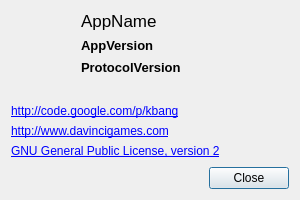
<?xml version="1.0" encoding="UTF-8"?>
<ui version="4.0">
 <class>AboutDialog</class>
 <widget class="QDialog" name="AboutDialog">
  <property name="geometry">
   <rect>
    <x>0</x>
    <y>0</y>
    <width>300</width>
    <height>200</height>
   </rect>
  </property>
  <property name="sizePolicy">
   <sizepolicy hsizetype="Fixed" vsizetype="Fixed">
    <horstretch>0</horstretch>
    <verstretch>0</verstretch>
   </sizepolicy>
  </property>
  <property name="minimumSize">
   <size>
    <width>300</width>
    <height>200</height>
   </size>
  </property>
  <property name="maximumSize">
   <size>
    <width>300</width>
    <height>200</height>
   </size>
  </property>
  <property name="windowTitle">
   <string>About  KBang Client</string>
  </property>
  <layout class="QVBoxLayout" name="verticalLayout_3">
   <item>
    <layout class="QHBoxLayout" name="horizontalLayout">
     <item>
      <widget class="QLabel" name="labelIcon">
       <property name="minimumSize">
        <size>
         <width>64</width>
         <height>64</height>
        </size>
       </property>
       <property name="maximumSize">
        <size>
         <width>64</width>
         <height>64</height>
        </size>
       </property>
       <property name="baseSize">
        <size>
         <width>128</width>
         <height>128</height>
        </size>
       </property>
       <property name="text">
        <string/>
       </property>
      </widget>
     </item>
     <item>
      <layout class="QVBoxLayout" name="verticalLayout">
       <item>
        <widget class="QLabel" name="labelAppName">
         <property name="font">
          <font>
           <pointsize>13</pointsize>
          </font>
         </property>
         <property name="text">
          <string>AppName</string>
         </property>
        </widget>
       </item>
       <item>
        <widget class="QLabel" name="labelAppVersion">
         <property name="font">
          <font>
           <pointsize>10</pointsize>
           <weight>75</weight>
           <bold>true</bold>
          </font>
         </property>
         <property name="text">
          <string>AppVersion</string>
         </property>
        </widget>
       </item>
       <item>
        <widget class="QLabel" name="labelProtocolVersion">
         <property name="font">
          <font>
           <pointsize>10</pointsize>
           <weight>75</weight>
           <bold>true</bold>
          </font>
         </property>
         <property name="text">
          <string>ProtocolVersion</string>
         </property>
        </widget>
       </item>
      </layout>
     </item>
    </layout>
   </item>
   <item>
    <spacer name="verticalSpacer">
     <property name="orientation">
      <enum>Qt::Vertical</enum>
     </property>
     <property name="sizeHint" stdset="0">
      <size>
       <width>20</width>
       <height>22</height>
      </size>
     </property>
    </spacer>
   </item>
   <item>
    <layout class="QVBoxLayout" name="verticalLayout_2">
     <item>
      <widget class="QLabel" name="labelProjectUrl">
       <property name="text">
        <string>&lt;a href=&quot;http://code.google.com/p/kbang&quot;&gt;http://code.google.com/p/kbang&lt;/a&gt;</string>
       </property>
      </widget>
     </item>
     <item>
      <widget class="QLabel" name="labelCreatorUrl">
       <property name="text">
        <string>&lt;a href=&quot;http://www.davincigames.com&quot;&gt;http://www.davincigames.com&lt;/a&gt;</string>
       </property>
      </widget>
     </item>
     <item>
      <widget class="QLabel" name="labelLicenceUrl">
       <property name="text">
        <string>&lt;!DOCTYPE HTML PUBLIC &quot;-//W3C//DTD HTML 4.0//EN&quot; &quot;http://www.w3.org/TR/REC-html40/strict.dtd&quot;&gt;
&lt;html&gt;&lt;head&gt;&lt;meta name=&quot;qrichtext&quot; content=&quot;1&quot; /&gt;&lt;style type=&quot;text/css&quot;&gt;
p, li { white-space: pre-wrap; }
&lt;/style&gt;&lt;/head&gt;&lt;body style=&quot; font-family:'DejaVu Sans'; font-size:9pt; font-weight:400; font-style:normal;&quot;&gt;
&lt;p style=&quot; margin-top:0px; margin-bottom:0px; margin-left:0px; margin-right:0px; -qt-block-indent:0; text-indent:0px;&quot;&gt;&lt;a href=&quot;http://www.gnu.org/licenses/old-licenses/gpl-2.0.html&quot;&gt;&lt;span style=&quot; text-decoration: underline; color:#0000ff;&quot;&gt;GNU General Public License, version 2&lt;/span&gt;&lt;/a&gt;&lt;/p&gt;&lt;/body&gt;&lt;/html&gt;</string>
       </property>
      </widget>
     </item>
    </layout>
   </item>
   <item>
    <spacer name="verticalSpacer_2">
     <property name="orientation">
      <enum>Qt::Vertical</enum>
     </property>
     <property name="sizeType">
      <enum>QSizePolicy::Maximum</enum>
     </property>
     <property name="sizeHint" stdset="0">
      <size>
       <width>20</width>
       <height>3</height>
      </size>
     </property>
    </spacer>
   </item>
   <item>
    <widget class="QDialogButtonBox" name="buttonBox">
     <property name="standardButtons">
      <set>QDialogButtonBox::Close</set>
     </property>
    </widget>
   </item>
  </layout>
 </widget>
 <resources/>
 <connections>
  <connection>
   <sender>buttonBox</sender>
   <signal>rejected()</signal>
   <receiver>AboutDialog</receiver>
   <slot>close()</slot>
   <hints>
    <hint type="sourcelabel">
     <x>175</x>
     <y>184</y>
    </hint>
    <hint type="destinationlabel">
     <x>175</x>
     <y>116</y>
    </hint>
   </hints>
  </connection>
 </connections>
</ui>
